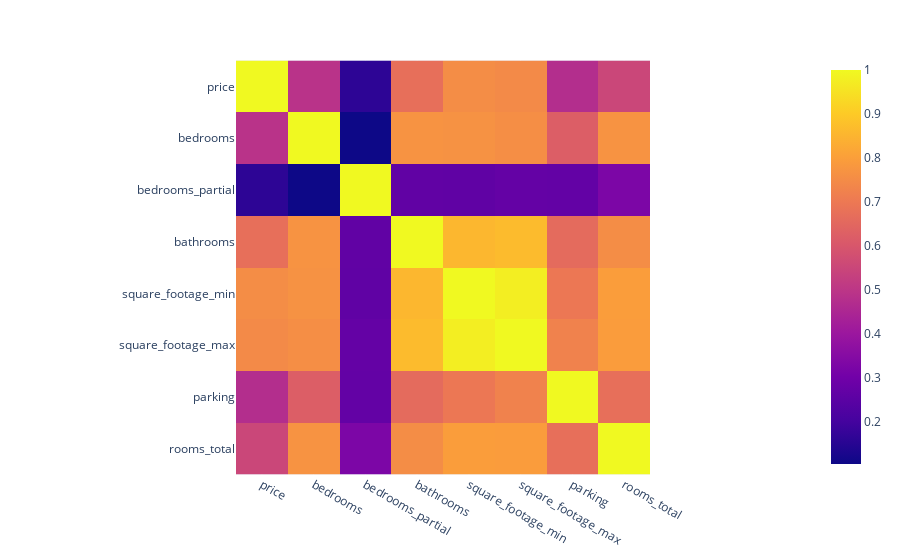

Notebook source saved alongside this figure:
### Code cell
fig = px.imshow(df[features].corr())
fig.show()

### Figure 1 — Plotly figure (JSON) as saved in the notebook; plotly's stock layout.template omitted (floating-point values rounded to 4 significant figures)
{"data": [{"coloraxis": "coloraxis", "hovertemplate": "x: %{x}<br>y: %{y}<br>color: %{z}<extra></extra>", "name": "0", "type": "heatmap", "x": ["price", "bedrooms", "bedrooms_partial", "bathrooms", "square_footage_min", "square_footage_max", "parking", "rooms_total"], "xaxis": "x", "y": ["price", "bedrooms", "bedrooms_partial", "bathrooms", "square_footage_min", "square_footage_max", "parking", "rooms_total"], "yaxis": "y", "z": [[1, 0.4907, 0.1606, 0.6718, 0.7533, 0.7462, 0.4733, 0.5517], [0.4907, 1, 0.1045, 0.7696, 0.7667, 0.7571, 0.6228, 0.7705], [0.1606, 0.1045, 1, 0.2645, 0.2635, 0.2713, 0.27, 0.3263], [0.6718, 0.7696, 0.2645, 1, 0.8563, 0.8665, 0.661, 0.7535], [0.7533, 0.7667, 0.2635, 0.8563, 1, 0.9766, 0.6954, 0.796], [0.7462, 0.7571, 0.2713, 0.8665, 0.9766, 1, 0.7248, 0.7941], [0.4733, 0.6228, 0.27, 0.661, 0.6954, 0.7248, 1, 0.6737], [0.5517, 0.7705, 0.3263, 0.7535, 0.796, 0.7941, 0.6737, 1]]}], "layout": {"coloraxis": {"colorscale": [[0, "#0d0887"], [0.1111, "#46039f"], [0.2222, "#7201a8"], [0.3333, "#9c179e"], [0.4444, "#bd3786"], [0.5556, "#d8576b"], [0.6667, "#ed7953"], [0.7778, "#fb9f3a"], [0.8889, "#fdca26"], [1, "#f0f921"]]}, "margin": {"t": 60}, "xaxis": {"anchor": "y", "constrain": "domain", "domain": [0, 1], "scaleanchor": "y"}, "yaxis": {"anchor": "x", "autorange": "reversed", "constrain": "domain", "domain": [0, 1]}}}
